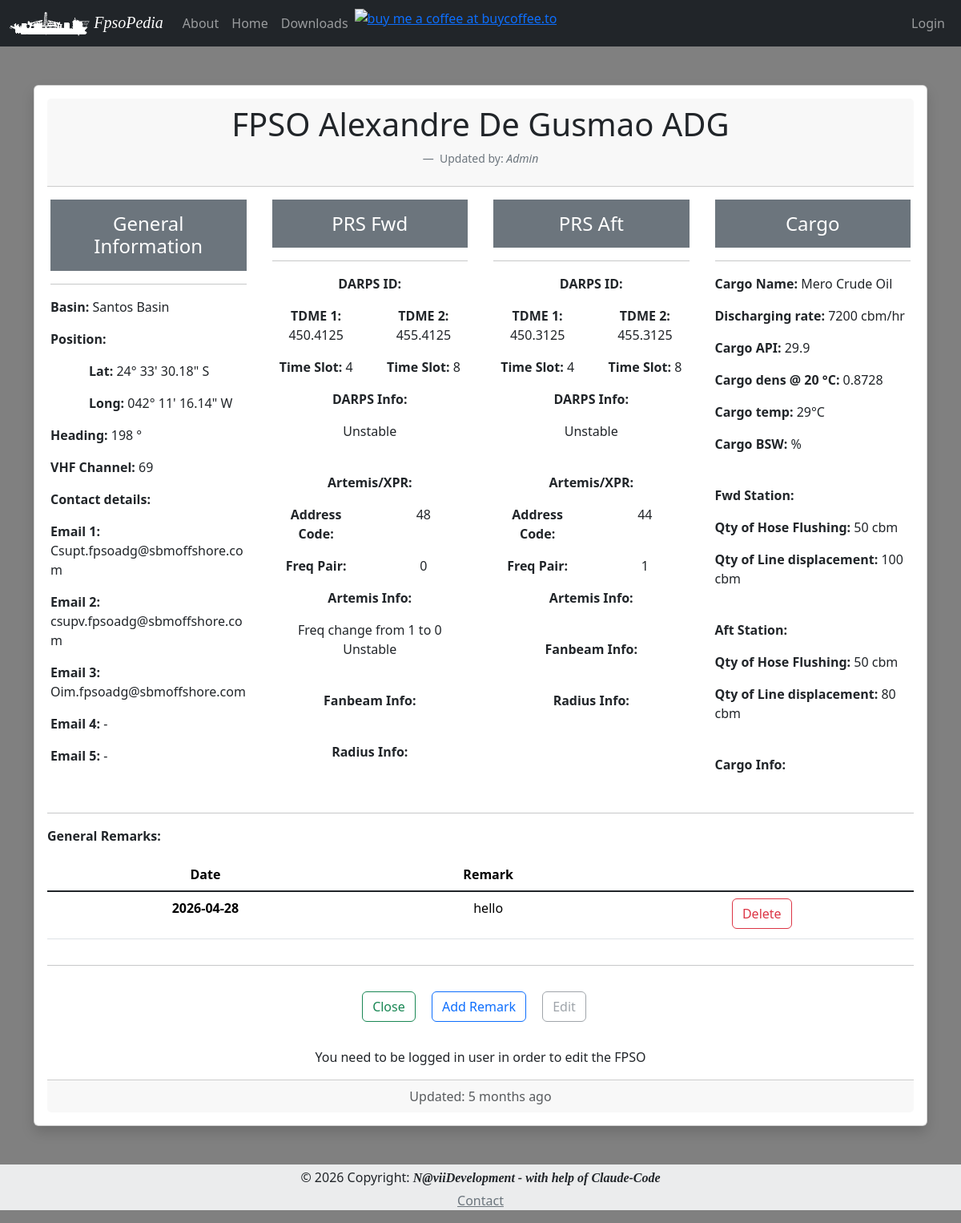
Page /fpso/25 on the earlier database version.
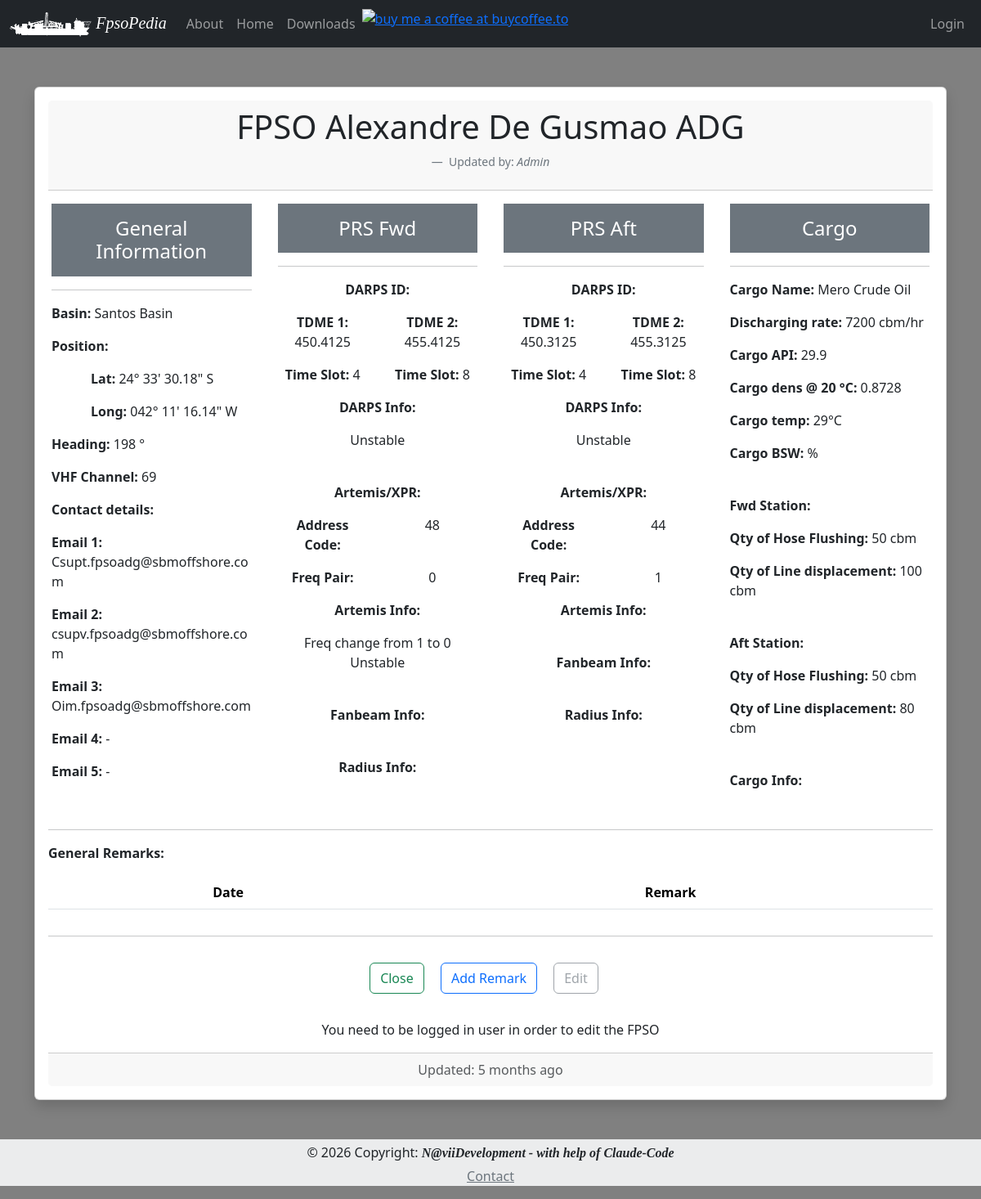
Same page on the later database version.
### App/models.py (models this page shows, shortened)
class Remark(db.Model):
    id = db.Column(db.Integer, primary_key=True)
    body = db.Column(db.String, nullable = False)
    timestamp = db.Column(db.DateTime, index=True, default=datetime.utcnow)
    fpso_id = db.Column(db.Integer, db.ForeignKey('fpso.id'))

### App/routes.py (the view)
@app.route('/fpso/<id>')
def fpso_page(id):
    form = EmptyForm()
    fpso = Fpso.query.get_or_404(id)
    remarks = Remark.query.order_by(Remark.id).all()
    return render_template('fpso_page.html', fpso=fpso, title='FPSO_Page', form=form, remarks=remarks)

### App/templates/fpso_page.html (shortened to what the changed rows need)
{% extends "base.html" %}
{%  block content %}
<div class="card text-center shadow p-3 mb-5 bg-body rounded">
  <div class="card-header ">
    <h2 class="display-6 mb-4">{{ fpso.fpso_name }}</h2>
  </div>
 <table class="table">
  <thead>
    <tr>
      <th scope="col">Date</th>
      <th scope="col">Remark</th>
    </tr>
  </thead>
  <tbody class="table-group-divider">
     {% if remarks %}
       {% for remark in remarks %}
        {% if remark.fpso.id==fpso.id %}
          <tr>
            <th scope="row">{{remark.timestamp.strftime("%Y-%m-%d")}}</th>
            <td>{{remark.body}}</td>
            <td> <a href="{{ url_for('delete_remark', id=remark.id) }}" class="btn btn-outline-danger me-1 mb-1">Delete</a></td>
          </tr>
        {%endif%}
      {% endfor %}
    {% endif %}
  </tbody>
</table>
</div>
{% endblock %}

Differences in the rows shown:
removed Remark: timestamp "2026-04-28", body "hello"
